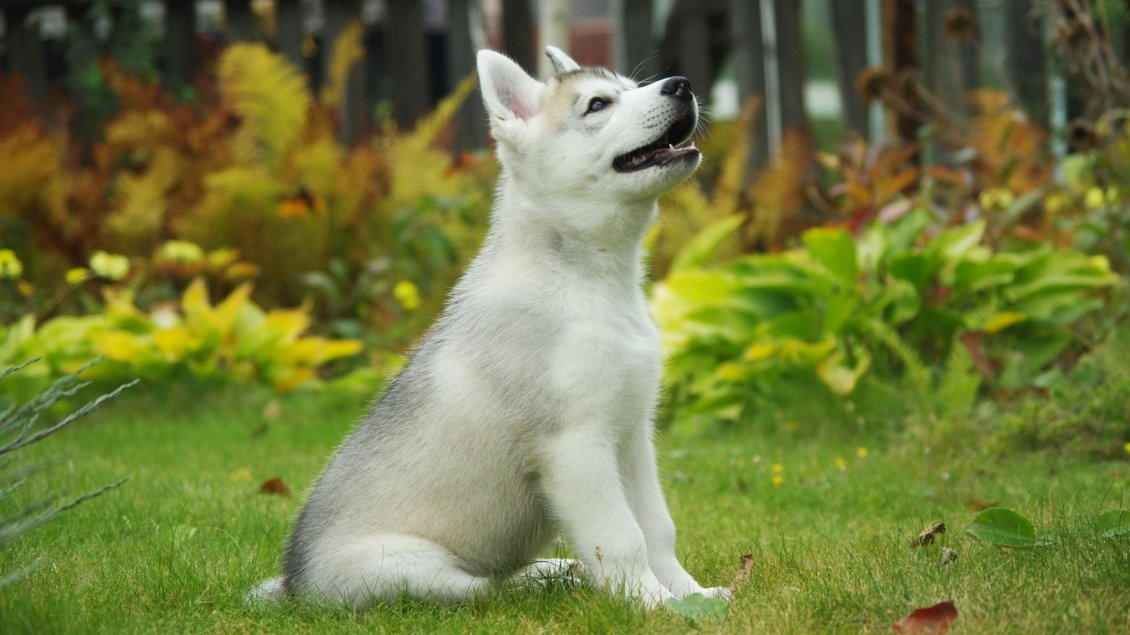
#> input picture OpenCV using Python/Images/puppy_edge.jpg, 1130 x 635 px
$ jupyter execute 'Edge Detection.ipynb'   (shell and % lines are left out)
#> lines starting #> are read from the running program, lines starting #| are printed output that depends on the picture
[cell 1]
import cv2
import matplotlib.pyplot as plt
import numpy as np

[cell 2]
puppy = cv2.imread('Images/puppy_edge.jpg')
#> puppy is the input picture: shape (635, 1130, 3); mean B, G, R 64.8, 122.8, 115.1
puppy_show = cv2.cvtColor(puppy,cv2.COLOR_BGR2RGB)
plt.imshow(puppy_show)

[cell 3]
puppy_gray = cv2.cvtColor(puppy,cv2.COLOR_BGR2GRAY)
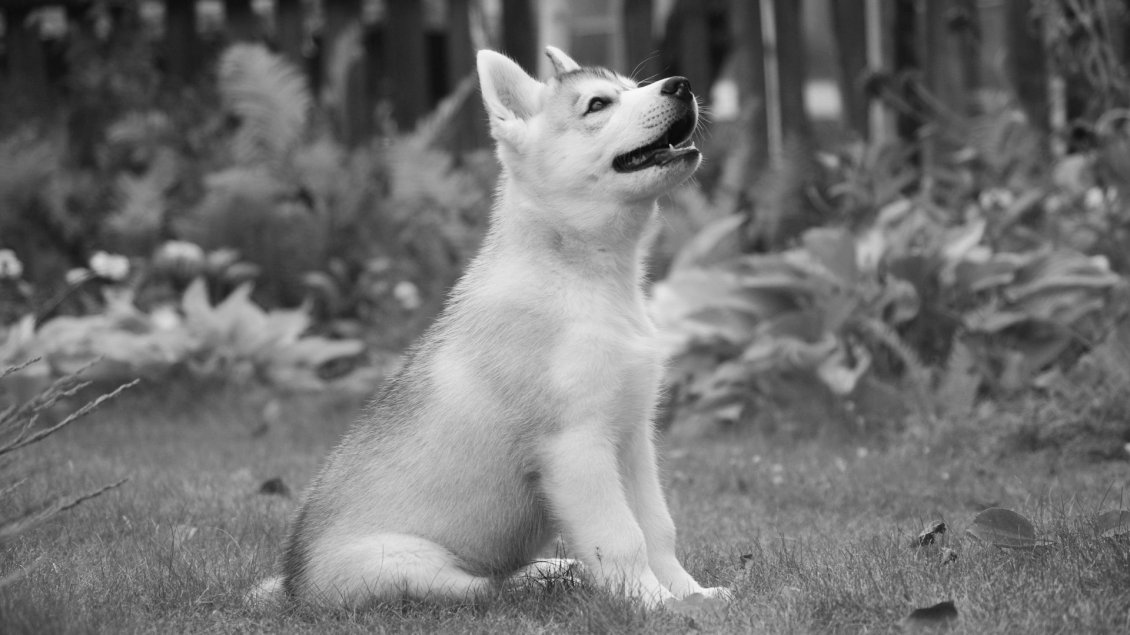
#> puppy_gray: shape (635, 1130); min 3, max 253, mean 113.9
plt.imshow(puppy_gray,cmap='gray')

[cell 4]
edges = cv2.Canny(image=puppy,threshold1=107,threshold2=127)
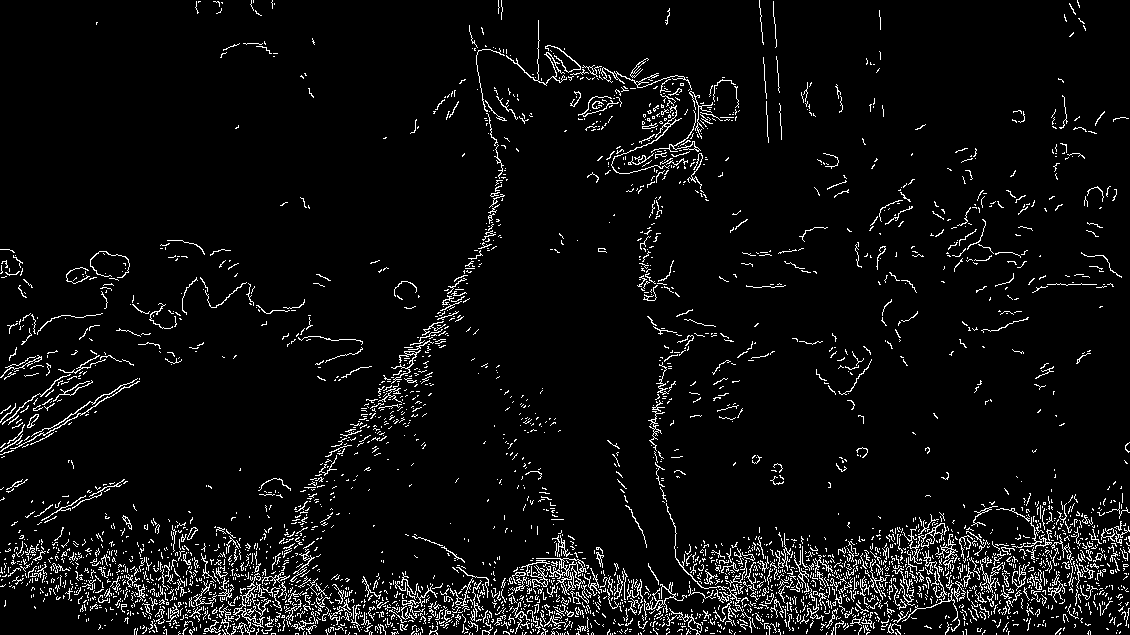
#> edges: shape (635, 1130); 5.4% white in thin lines or dots

[cell 5]
plt.imshow(edges)

We need to reduce the noise

[cell 6]
# Bluring the image

blurred = cv2.GaussianBlur(puppy,ksize=(1,1),sigmaX=70)

[cell 7]
plt.imshow(blurred)

[cell 8]
median = np.median(puppy)
#> median = 98
lower = int(max(0,0.7*median))
#> lower = 68
upper = int(min(255,1.2*median))
#> upper = 117

[cell 9]
edges = cv2.Canny(image=blurred,threshold1=lower+90,threshold2=upper+120)
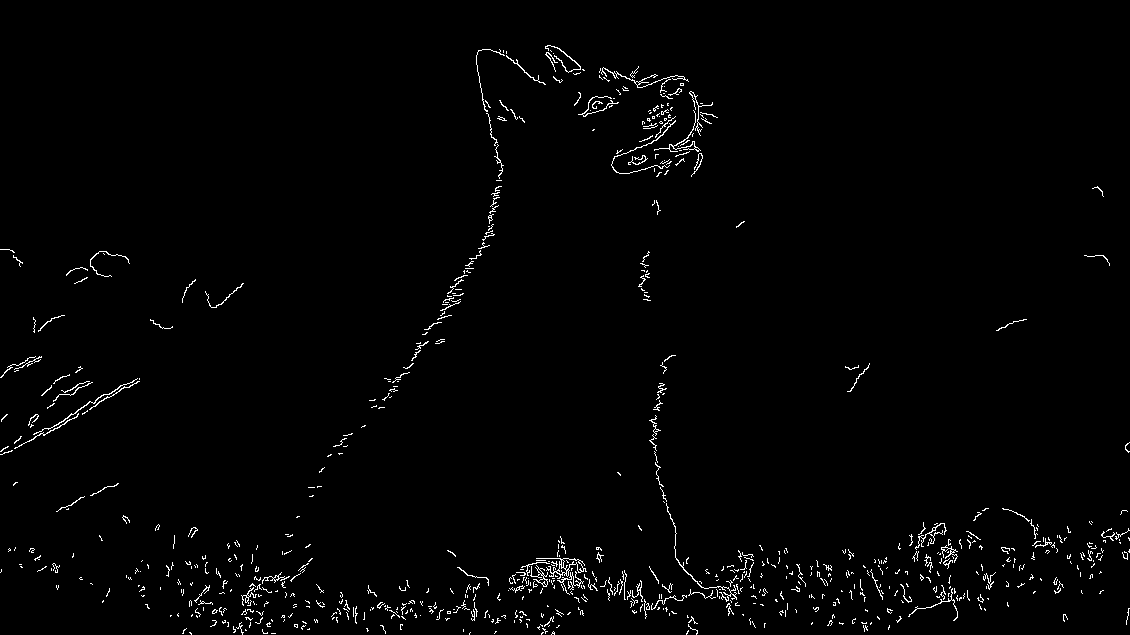
#> edges: shape (635, 1130); 1.5% white in thin lines or dots
plt.imshow(edges)
